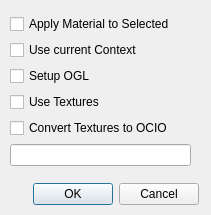
<?xml version="1.0" encoding="UTF-8"?>
<ui version="4.0">
 <class>RSMatBuilder</class>
 <widget class="QWidget" name="RSMatBuilder">
  <property name="geometry">
   <rect>
    <x>0</x>
    <y>0</y>
    <width>211</width>
    <height>215</height>
   </rect>
  </property>
  <property name="windowTitle">
   <string>RS Material Builder</string>
  </property>
  <widget class="QWidget" name="verticalLayoutWidget">
   <property name="geometry">
    <rect>
     <x>10</x>
     <y>10</y>
     <width>181</width>
     <height>161</height>
    </rect>
   </property>
   <layout class="QVBoxLayout" name="verticalLayout">
    <property name="spacing">
     <number>2</number>
    </property>
    <item>
     <widget class="QCheckBox" name="cbx_applyMat">
      <property name="text">
       <string>Apply Material to Selected</string>
      </property>
     </widget>
    </item>
    <item>
     <widget class="QCheckBox" name="cbx_context">
      <property name="text">
       <string>Use current Context</string>
      </property>
     </widget>
    </item>
    <item>
     <widget class="QCheckBox" name="cbx_setupOGL">
      <property name="text">
       <string>Setup OGL</string>
      </property>
     </widget>
    </item>
    <item>
     <widget class="QCheckBox" name="cbx_useTex">
      <property name="text">
       <string>Use Textures</string>
      </property>
     </widget>
    </item>
    <item>
     <widget class="QCheckBox" name="cbx_convert">
      <property name="text">
       <string>Convert Textures to OCIO</string>
      </property>
     </widget>
    </item>
    <item>
     <widget class="QLineEdit" name="fld_username"/>
    </item>
   </layout>
  </widget>
  <widget class="QDialogButtonBox" name="buttonBox">
   <property name="geometry">
    <rect>
     <x>-180</x>
     <y>180</y>
     <width>379</width>
     <height>28</height>
    </rect>
   </property>
   <property name="standardButtons">
    <set>QDialogButtonBox::Cancel|QDialogButtonBox::Ok</set>
   </property>
  </widget>
 </widget>
 <resources/>
 <connections/>
</ui>
